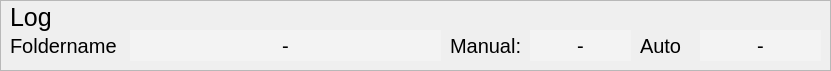
   <widget class="QFrame" name="frame">
    <property name="geometry">
     <rect>
      <x>910</x>
      <y>820</y>
      <width>831</width>
      <height>71</height>
     </rect>
    </property>
    <property name="frameShape">
     <enum>QFrame::StyledPanel</enum>
    </property>
    <property name="frameShadow">
     <enum>QFrame::Raised</enum>
    </property>
    <widget class="QLabel" name="box_filename">
     <property name="geometry">
      <rect>
       <x>130</x>
       <y>30</y>
       <width>311</width>
       <height>31</height>
      </rect>
     </property>
     <property name="font">
      <font>
       <pointsize>15</pointsize>
      </font>
     </property>
     <property name="styleSheet">
      <string notr="true">background-color: rgb(243, 243, 243);</string>
     </property>
     <property name="text">
      <string>-</string>
     </property>
     <property name="alignment">
      <set>Qt::AlignCenter</set>
     </property>
    </widget>
    <widget class="QLabel" name="label_auto">
     <property name="geometry">
      <rect>
       <x>640</x>
       <y>30</y>
       <width>61</width>
       <height>31</height>
      </rect>
     </property>
     <property name="font">
      <font>
       <pointsize>15</pointsize>
      </font>
     </property>
     <property name="text">
      <string>Auto</string>
     </property>
    </widget>
    <widget class="QLabel" name="box_auto">
     <property name="geometry">
      <rect>
       <x>700</x>
       <y>30</y>
       <width>121</width>
       <height>31</height>
      </rect>
     </property>
     <property name="font">
      <font>
       <pointsize>15</pointsize>
      </font>
     </property>
     <property name="styleSheet">
      <string notr="true">background-color: rgb(243, 243, 243);</string>
     </property>
     <property name="text">
      <string>-</string>
     </property>
     <property name="alignment">
      <set>Qt::AlignCenter</set>
     </property>
    </widget>
    <widget class="QLabel" name="box_manual">
     <property name="geometry">
      <rect>
       <x>530</x>
       <y>30</y>
       <width>101</width>
       <height>31</height>
      </rect>
     </property>
     <property name="font">
      <font>
       <pointsize>15</pointsize>
      </font>
     </property>
     <property name="styleSheet">
      <string notr="true">background-color: rgb(243, 243, 243);</string>
     </property>
     <property name="text">
      <string>-</string>
     </property>
     <property name="alignment">
      <set>Qt::AlignCenter</set>
     </property>
    </widget>
    <widget class="QLabel" name="label_manual">
     <property name="geometry">
      <rect>
       <x>450</x>
       <y>30</y>
       <width>81</width>
       <height>31</height>
      </rect>
     </property>
     <property name="font">
      <font>
       <pointsize>15</pointsize>
      </font>
     </property>
     <property name="text">
      <string>Manual:</string>
     </property>
    </widget>
    <widget class="QLabel" name="label_filename">
     <property name="geometry">
      <rect>
       <x>10</x>
       <y>30</y>
       <width>111</width>
       <height>31</height>
      </rect>
     </property>
     <property name="font">
      <font>
       <pointsize>15</pointsize>
      </font>
     </property>
     <property name="text">
      <string>Foldername :</string>
     </property>
    </widget>
    <widget class="QLabel" name="label_node_status_2">
     <property name="geometry">
      <rect>
       <x>10</x>
       <y>2</y>
       <width>51</width>
       <height>31</height>
      </rect>
     </property>
     <property name="font">
      <font>
       <pointsize>19</pointsize>
      </font>
     </property>
     <property name="text">
      <string>Log</string>
     </property>
    </widget>
   </widget>
